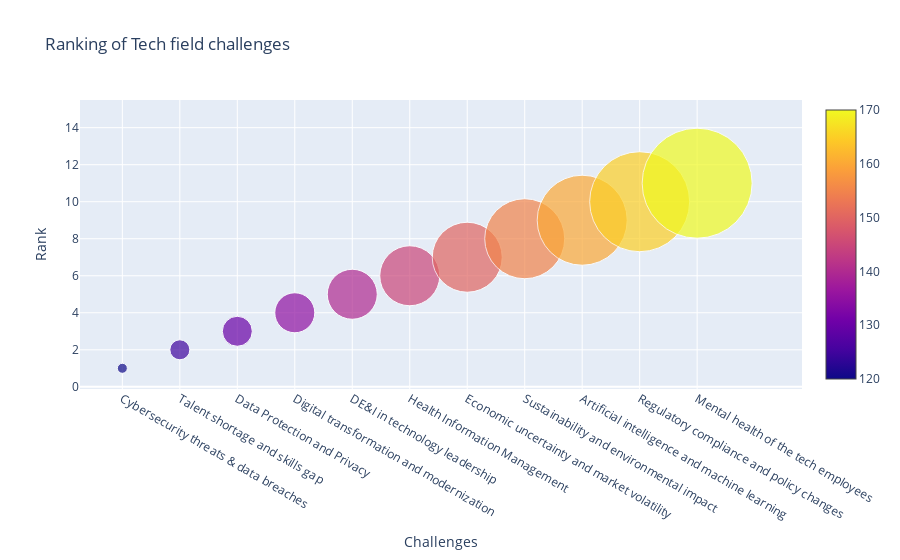

Notebook code for this chart:
### Code cell
# set the x-axis and y-axis titles
fig.update_xaxes(title_text='Challenges')
fig.update_yaxes(title_text='Rank')
fig.update_layout(title='Ranking of Tech field challenges')


fig.show()
fig.write_html('first_figure.html', auto_open=True)

### Figure 1 — Plotly figure (JSON) as saved in the notebook; plotly's stock layout.template omitted (floating-point values rounded to 4 significant figures)
{"data": [{"marker": {"color": [120, 125, 130, 135, 140, 145, 150, 155, 160, 165, 170], "showscale": true, "size": [10, 20, 30, 40, 50, 60, 70, 80, 90, 100, 110]}, "mode": "markers", "type": "scatter", "x": ["Cybersecurity threats & data breaches", "Talent shortage and skills gap", "Data Protection and Privacy", "Digital transformation and modernization", "DE&I in technology leadership", "Health Information Management", "Economic uncertainty and market volatility", "Sustainability and environmental impact", "Artificial intelligence and machine learning", "Regulatory compliance and policy changes", "Mental health of the tech employees"], "y": [1, 2, 3, 4, 5, 6, 7, 8, 9, 10, 11]}], "layout": {"title": {"text": "Ranking of Tech field challenges"}, "xaxis": {"title": {"text": "Challenges"}}, "yaxis": {"title": {"text": "Rank"}}}}
